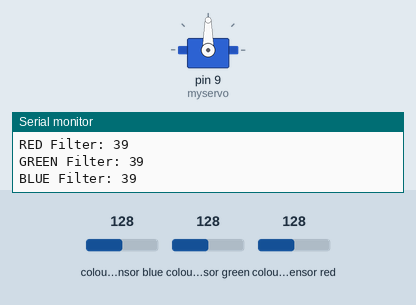
Simulated run of this sketch. Board: Arduino Uno, built with avr-gcc and run on an emulated ATmega328P. Shown: servo, the last lines printed to the serial monitor. Wiring (inferred from the names in the program): TCS3200 colour sensor: output pin 8; S2 pin 6; S3 pin 7; S0 pin 4; S1 pin 5. Inputs (shaded band) come from the test bench; at power-on: colour sensor blue 128, colour sensor green 128, colour sensor red 128.

Above: at 4.05 s.
At 5.5 s:
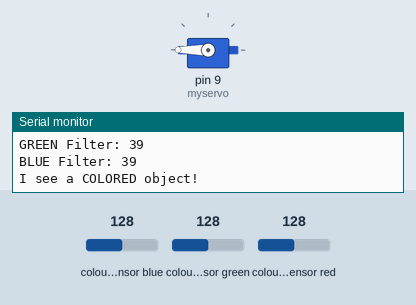
Timing chart, 0 to 11.2 s (numbered marks = the images above):
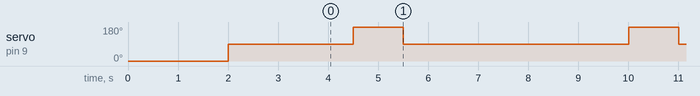

Measured:
- by itself, servo on pin 9 (myservo): repeats every 5.5 s: 180° 1.0 s, 90° 4.5 s

The sketch:

ColorSort_Main.ino
```cpp
// (licence header left out)
#include <Servo.h>
Servo myservo;

int Filter_RED = 0;
int Filter_GREEN = 0;
int Filter_BLUE = 0;

int tolerance = 200;

void setup() {
  Serial.begin(115200);
  Serial.println("ColorSort System Start...");
  ColorSensor_init();
  myservo.attach(9);
  myservo.write(0);
  delay(2000);
  myservo.write(90);
  delay(2000);
}


void loop() {

  ColorSensor_ShowValues();

  ColorSensor_UpdateFilters();

  if (isWhite(600, 600, 200) && !isNoObject(3500, 4000, 1100)) {
    Serial.println("I see WHITE object!");
    Servo_ServeLeft();
  }
  if (!isWhite(600, 600, 200) && isNoObject(4000, 4500, 1200)) {
    Serial.println("I see NO object!");
  } else if (!isWhite(600, 600, 200) && !isNoObject(3500, 4000, 1100)) {
    Serial.println("I see a COLORED object!");
    Servo_ServeRight();
  }

  delay(2000);
}

void Servo_ServeLeft() {
  myservo.write(0);
  delay(1000);
  myservo.write(90);
  delay(2000);
}

void Servo_ServeRight() {
  myservo.write(180);
  delay(1000);
  myservo.write(90);
  delay(2000);
}
```

ColorSensor.ino
```cpp
#define ColorSensor_S0 4
#define ColorSensor_S1 5
#define ColorSensor_S2 6
#define ColorSensor_S3 7

#define ColorSensor_SignalPin 8

void ColorSensor_ShowValues() {
  ColorSensor_UpdateFilters();
  Serial.println("**************************");
  Serial.println("RED Filter: " + String(Filter_RED));
  Serial.println("GREEN Filter: " + String(Filter_GREEN));
  Serial.println("BLUE Filter: " + String(Filter_BLUE));

  delay(500);
}

void ColorSensor_UpdateFilters() {
  Filter_RED = getColorFrequency(0, 0);
  Filter_GREEN = getColorFrequency(1, 1);
  Filter_BLUE = getColorFrequency(0, 1);
}


void ColorSensor_init() {
  pinMode(ColorSensor_S0, OUTPUT);
  pinMode(ColorSensor_S1, OUTPUT);
  pinMode(ColorSensor_S2, OUTPUT);
  pinMode(ColorSensor_S3, OUTPUT);
  pinMode(ColorSensor_SignalPin, INPUT);

  digitalWrite(ColorSensor_S0, HIGH);
  digitalWrite(ColorSensor_S1, LOW);
  Serial.println("ColorSensor Initialized...");
}

int getColorFrequency(bool s2_state, bool s3_state) {
  digitalWrite(ColorSensor_S2, s2_state);
  digitalWrite(ColorSensor_S3, s3_state);
  return pulseIn(ColorSensor_SignalPin, LOW);
}


bool isWhite(int valRed, int valGreen, int valBlue) {
  if ((Filter_RED <= (valRed + tolerance) && Filter_RED >= (valRed - tolerance)) && (Filter_GREEN <= (valGreen + tolerance) && Filter_GREEN >= (valGreen - tolerance)) && (Filter_BLUE <= (valBlue + tolerance) && Filter_BLUE >= (valBlue - tolerance))) {
    return true;
  } else {
    return false;
  }
}

bool isNoObject(int valRed, int valGreen, int valBlue) {
  if ((Filter_RED <= (valRed + tolerance) && Filter_RED >= (valRed - tolerance)) && (Filter_GREEN <= (valGreen + tolerance) && Filter_GREEN >= (valGreen - tolerance)) && (Filter_BLUE <= (valBlue + tolerance) && Filter_BLUE >= (valBlue - tolerance))) {
    return true;
  } else {
    return false;
  }
}
```
